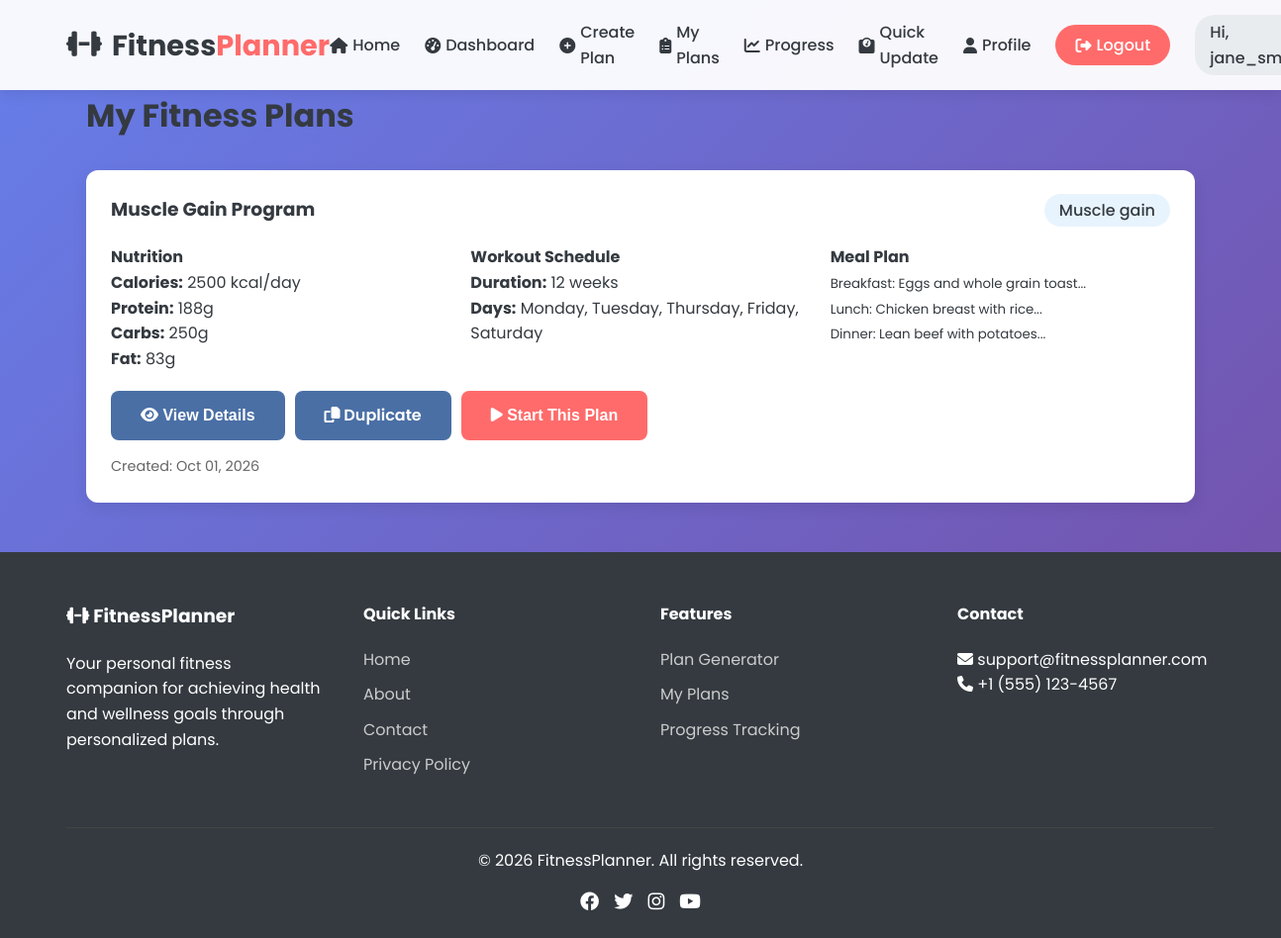
/my_plans.php (signed in), run on the app's committed database.
### tables this page shows
CREATE TABLE IF NOT EXISTS plans (
    id INT PRIMARY KEY AUTO_INCREMENT,
    user_id INT,
    plan_name VARCHAR(100),
    goal ENUM('weight_loss', 'muscle_gain', 'maintenance', 'bulking', 'endurance'),
    duration_weeks INT,
    daily_calories INT,
    protein_grams INT,
    carbs_grams INT,
    fat_grams INT,
    workout_days TEXT,
    meals JSON,
    exercises JSON,
    created_at TIMESTAMP DEFAULT CURRENT_TIMESTAMP,
    FOREIGN KEY (user_id) REFERENCES users(id) ON DELETE CASCADE,
    INDEX idx_user_id (user_id),
    INDEX idx_created_at (created_at)
);

### my_plans.php (the view, shortened to what this page needs)
<?php
require_once 'config/database.php';
$user_id = $_SESSION['user_id'];
$plans_query = "SELECT * FROM plans WHERE user_id = $user_id ORDER BY created_at DESC";
$plans_result = $conn->query($plans_query);
require_once 'includes/header.php';
?>
<div class="container">
    <h1>My Fitness Plans</h1>
    <?php if($plans_result->num_rows > 0): ?>
        <div style="display: grid; gap: 25px; margin-top: 30px;">
            <?php while($plan = $plans_result->fetch_assoc()):
                $workout_days = json_decode($plan['workout_days'], true);
                $meals = json_decode($plan['meals'], true);
            ?>
                <div style="background: white; padding: 25px; border-radius: 12px; box-shadow: 0 5px 15px rgba(0,0,0,0.08);">
                    <div style="display: flex; justify-content: space-between; align-items: center; margin-bottom: 20px;">
                        <h3><?php echo htmlspecialchars($plan['plan_name']); ?></h3>
                        <div>
                            <span style="background: #e8f4fd; padding: 5px 15px; border-radius: 20px; font-weight: 500;">
                                <?php echo ucfirst(str_replace('_', ' ', $plan['goal'])); ?>
                            </span>
                        </div>
                    </div>
                    <div style="display: grid; grid-template-columns: repeat(auto-fit, minmax(200px, 1fr)); gap: 20px; margin-bottom: 20px;">
                        <div>
                            <h4>Nutrition</h4>
                            <p><strong>Calories:</strong> <?php echo $plan['daily_calories']; ?> kcal/day</p>
                            <p><strong>Protein:</strong> <?php echo $plan['protein_grams']; ?>g</p>
                            <p><strong>Carbs:</strong> <?php echo $plan['carbs_grams']; ?>g</p>
                            <p><strong>Fat:</strong> <?php echo $plan['fat_grams']; ?>g</p>
                        </div>
                        <div>
                            <h4>Workout Schedule</h4>
                            <p><strong>Duration:</strong> <?php echo $plan['duration_weeks']; ?> weeks</p>
                            <p><strong>Days:</strong>
                                <?php if(is_array($workout_days)): ?>
                                    <?php echo implode(', ', $workout_days); ?>
                                <?php else: ?>
                                    <?php echo $workout_days; ?>
                                <?php endif; ?>
                            </p>
                        </div>
                        <div>
                            <h4>Meal Plan</h4>
                            <?php if(is_array($meals)): ?>
                                <?php foreach(array_slice($meals, 0, 3) as $meal => $desc): ?>
                                    <p><small><?php echo ucfirst($meal); ?>: <?php echo substr($desc, 0, 30); ?>...</small></p>
                                <?php endforeach; ?>
                            <?php endif; ?>
                        </div>
                    </div>
                    <div style="display: flex; gap: 10px; margin-top: 20px;">
                        <button class="btn" onclick="viewPlanDetails(<?php echo $plan['id']; ?>)">
                            <i class="fas fa-eye"></i> View Details
                        </button>
                        <a href="plan_generator.php?copy=<?php echo $plan['id']; ?>" class="btn">
                            <i class="fas fa-copy"></i> Duplicate
                        </a>
                        <button class="btn btn-accent" onclick="startPlan(<?php echo $plan['id']; ?>)">
                            <i class="fas fa-play"></i> Start This Plan
                        </button>
                    </div>
                    <div style="margin-top: 15px; color: #666; font-size: 0.9rem;">
                        Created: <?php echo date('M d, Y', strtotime($plan['created_at'])); ?>
                    </div>
                </div>
            <?php endwhile; ?>
        </div>
    <?php endif; ?>
</div>
<?php
require_once 'includes/footer.php';
?>

### css/style.css (style rules this page uses)
* { margin: 0; padding: 0; box-sizing: border-box; }
:root { --primary: #4a6fa5; --secondary: #166088; --accent: #ff6b6b; --success: #4CAF50; --warning: #FFC107; --light: #f8f9fa; --dark: #343a40; --gray: #6c757d; --light-gray: #e9ecef; }
body { font-family: 'Poppins', sans-serif; line-height: 1.6; color: var(--dark); background: linear-gradient(135deg, #667eea 0%, #764ba2 100%); min-height: 100vh; }
.container { max-width: 1200px; margin: 0 auto; padding: 0 20px; }
.btn { display: inline-block; padding: 12px 30px; background: var(--primary); color: white; border: none; border-radius: 8px; font-size: 1rem; font-weight: 600; cursor: pointer; transition: background 0.3s; text-decoration: none; text-align: center; }
.btn-accent { background: var(--accent); }

### data on the page
plans: plan_name "Muscle Gain Program", goal "Muscle gain", daily_calories "2500", protein_grams "188", carbs_grams "250", fat_grams "83", duration_weeks "12", workout_days "Monday, Tuesday, Thursday, Friday, Saturday", meal "Breakfast", meals "Eggs and whole grain toast", meal "Lunch", meals "Chicken breast with rice", meal "Dinner", meals "Lean beef with potatoes", created_at "Oct 01, 2026"
